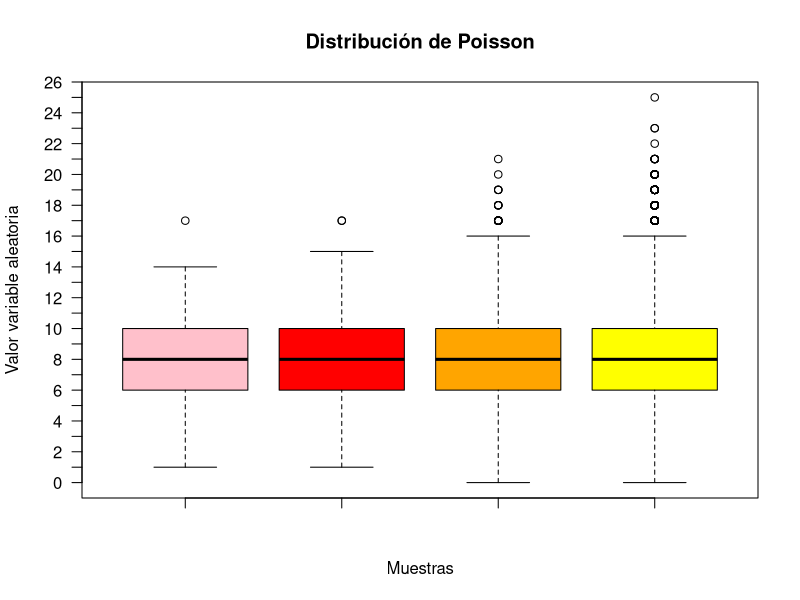
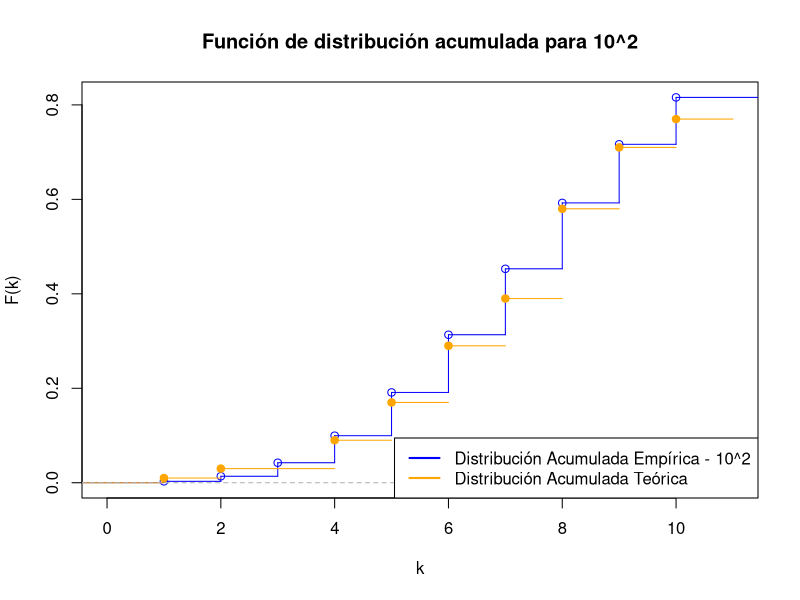
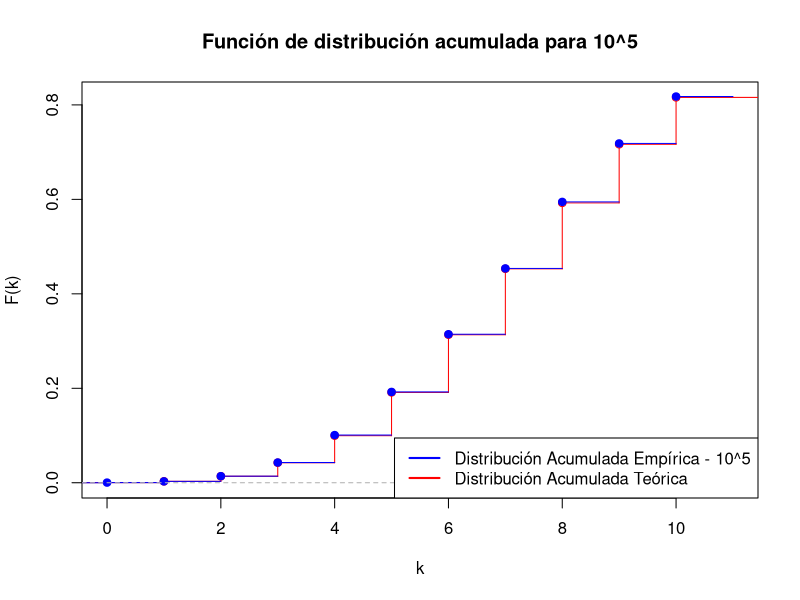
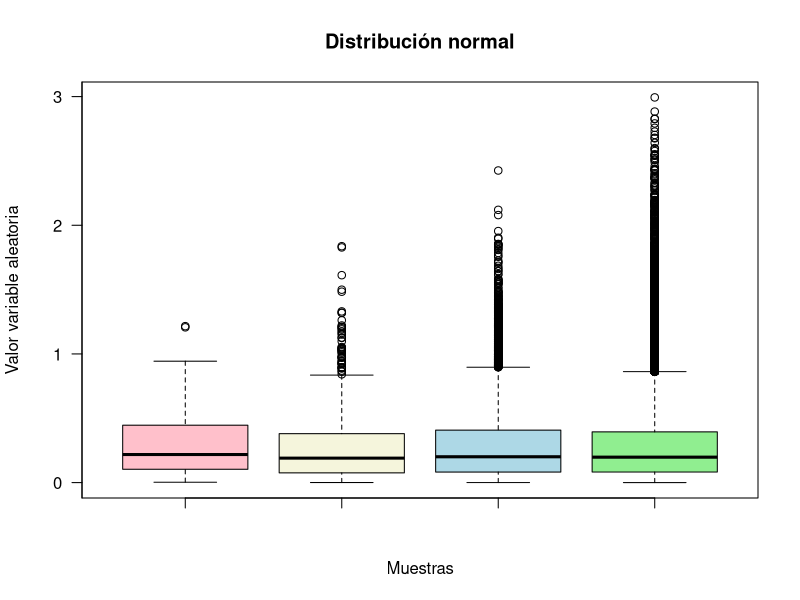
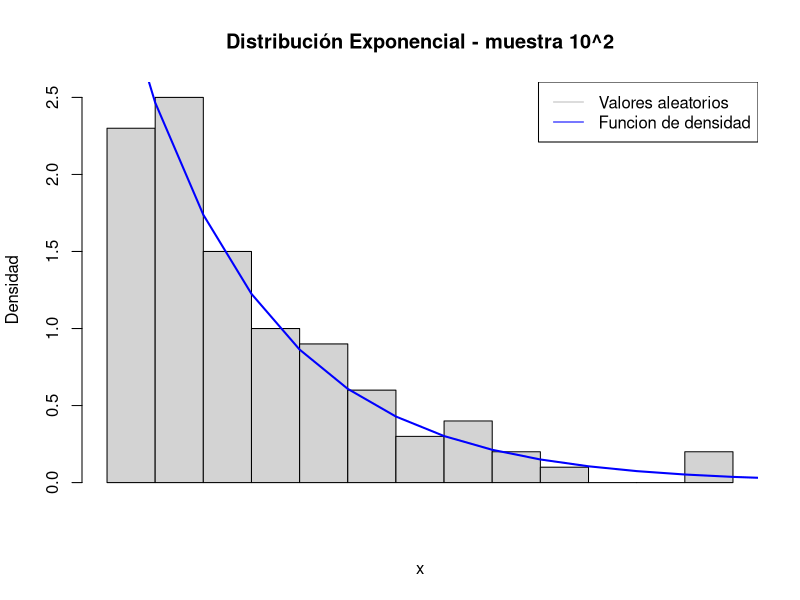
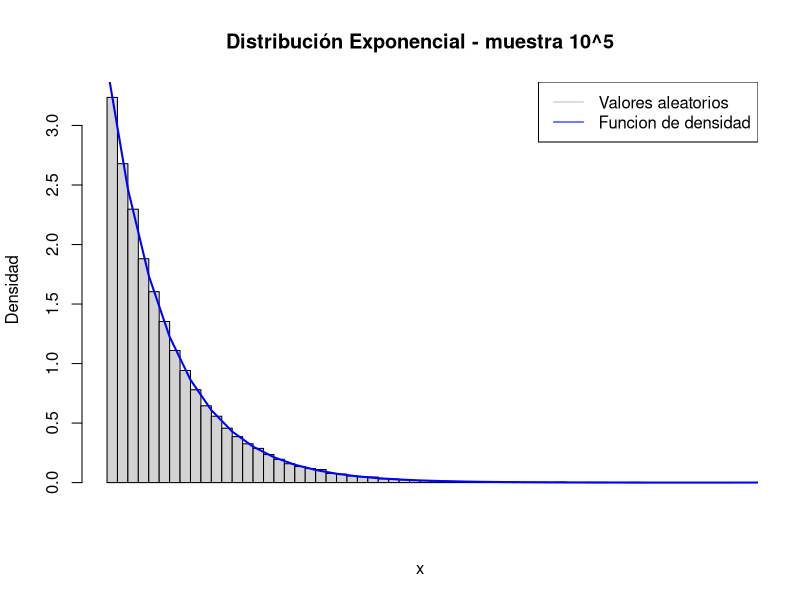

The R source for these figures, in order: (Note: this script raises an error after producing the figures.)
# EJ 1
# distribución poisson (lambda = 8 ) 
# n = 10 ^ (2 al 5)
# rpois(
#       n,     Numero de observaciones aleatorias a ser generadas
#       lambda, vector de medias no negativas )

# Generamos 4 constantes "a", "b", "c" y "d" aplicando la distribución de poisson
# para los tamaños de muestra 10^2, 10^3, 10^4 y 10^5 respectivamente
a = rpois(10^2,lambda = 8)
b = rpois(10^3,lambda = 8)
c = rpois(10^4,lambda = 8)
d = rpois(10^5,lambda = 8)

# Con boxplot generamos el gráfico de cajas agregado color para distiguir 
# cada gráfico y borramos el eje "y" para agregar uno más exacto
boxplot(#values ~ group,
  #data,
  a,b,c,d,
  col = c("pink",
          "red", 
          "orange", 
          "yellow"),
  main = "Distribución de Poisson",
  xlab = "Muestras",
  ylab = "Valor variable aleatoria",
  yaxt='n')

# Agregamos eje "y" mas exacto
axis(2, at=seq(0, 30, 1),las=2)

#Mostramos los datos particulares de cada una de los boxplot obtenidos.
boxplot.stats(a)
boxplot.stats(b)
boxplot.stats(c)
boxplot.stats(d)

# Utilizamos "mean" para calcular la esperanza empírica de cada muestra
# y guardamos cada resultado para su posterior comparación
espA = mean(a)
espB = mean(b)
espC = mean(c)
espD = mean(d)

# Por el teórico se sabe que lambda coincide con la esperanza teórica
espT = 8

# Se compara el valor teórico contra el valor empirico obtenido en cada caso
comparEA = espA - espT
comparEB = espB - espT
comparEC = espC - espT
comparED = espD - espT
# Se observa que en efecto cuando se aumenta la cantidad de ensayos el resultado se parece más al teorico

# Utilizamos el comando "var" para calcular la varainza empírica de cada muestra
# y guardamos cada resultado para su posterior comparación
varA = var(a)
varB = var(b)
varC = var(c)
varD = var(d)

# Por el teórico se sabe que lambda coincide con el valor de la varianza
varT = 8

# Se compara el valor teorico de la varianza contra el valor empirico obtenido en cada caso
comparVA = varA - varT
comparVB = varB - varT
comparVC = varC - varT
comparVD = varD - varT
# Se observa que en efecto cuando se aumenta la cantidad de ensayos el resultado se parece más al teorico

# Con "ecdf" calculamos la distribución empírica para las muestras
# de tamaño 10^2 y 10^5
distA = ecdf(a)
distD = ecdf(d)

# Utilizamos "stepfun" con una lista de 1 a 10 junto a ppois para obetner
# obtener la funcion de distribucion acumulada teorica y poder graficarla
# utilizando "plot". genrando los escalones caracteristicos. Nos aseguramos
# de eliminar las verticales y de agregar las etiquetas correspondientes
plot(stepfun(c(1:10),ppois(c(0,1:10), lambda = 8)), 
     main = "Función de distribución acumulada para 10^2", 
     xlab = "k",
     ylab = "F(k)",
     col="blue")


# Sobre el grafico anterior graficamos nuestra desitribucion empirica 
# con tamaño de muestera 10^2 que obtuvimos previmante con un color
# diferente para distinguirla de la distribucion teorica
lines(distA, col="orange")

# Agregamos una leyenda para hacer mas clara la identificacion
# de los graficos
legend("bottomright", 
       legend = c("Distribución Acumulada Empírica - 10^2",
                  "Distribución Acumulada Teórica"),
       lty = 1, col = c("blue","orange"), lwd = 2, box.lty =1)


# Analogamente al grafico anterior graficamos la distribucion acumulada teorica

plot(stepfun(c(1:10),ppois(c(0,1:10), lambda = 8)), 
     main = "Función de distribución acumulada para 10^5", 
     xlab = "k",
     ylab = "F(k)",
     col="red")
lines(distD, col="blue")
legend("bottomright", 
       legend = c("Distribución Acumulada Empírica - 10^5",
                  "Distribución Acumulada Teórica"),
       lty = 1, col = c("blue","red"), lwd = 2, box.lty =1)



#---------------------------------------------------------------------------------------

# EJ 2
# Distribucion Exponencial(3.5)
# n = 10 ^ (2 al 5)

# Antes de generar las distribuciones fijamos una semilla para que las salidas sean reproducibles
set.seed(3.5)

# Generamos 4 constantes "a", "b", "c" y "d" aplicando la distribucion exponencial
# para los tamanos de muestra 10^2, 10^3, 10^4 y 10^5 respectivamente
a = rexp(10^2, rate = 3.5)
b = rexp(10^3, rate = 3.5)
c = rexp(10^4, rate = 3.5)
d = rexp(10^5, rate = 3.5)


# Con boxplot generamos el grÃ¡fico de cajas agregado color para distiguir 
# cada grafico y borramos el eje "y" para agregar uno mas exacto, al igual
# que lo hicimos con la distribucion de poisson
boxplot(#values ~ group,
  #data,
  a,b,c,d,
  col = c("pink",
          "beige", 
          "lightblue", 
          "lightgreen"),
  main = "Distribución normal",
  xlab = "Muestras",
  ylab = "Valor variable aleatoria", 
  yaxt='n')

# Agregamos eje "y" mas exacto
axis(2, at=seq(-20, 20, 1),las=2)

# Obtenemos los stats de cada boxplot para analizar
boxplot.stats(a)
boxplot.stats(b)
boxplot.stats(c)
boxplot.stats(d)

# Como estamos trabajando con la dsitribucion exponencial, sabemos que la esperanza
# teorica se calcula como 1/lambda o 1/rate
espT = (1/3.5)

# Se utiliza "mean" para calcular la esperanza empirica
espA = mean(a)
espB = mean(b)
espC = mean(c)
espD = mean(d)

# La varianza teorica se calcula como 1/lambda^2 en este caso (3.5^2)
varT = (1/(3.5^2))

# Varianza Empirica
# Se utiliza "var" para calcular la varianza empirica
varA = var(a)
varB = var(b)
varC = var(c)
varD = var(d)

# Histogramas
# Generamos un histograma con los valores obtenidos de ralizar los experimentos aleatorios
# Rejilla del eje X
x <- seq(0, 8, 0.1)
# Histograma para  muestra 10^2
hist(a, 
     main="Distribución Exponencial - muestra 10^2",
     breaks = 10, 
     xaxt="n",
     ylab="Densidad",
     xlab="x",
     freq=FALSE)
# Dibujamos una linea con la funcion de densidad
lines(x, dexp(x, rate = 3.5), col = "blue", lty = 1, lwd = 2)

# Agregamos una leyenda
legend("topright", 
       legend = c("Valores aleatorios",
                  "Funcion de densidad"),
       lty = 1, col = c("grey","blue"), lwd =1, box.lty =1)


# Realizamos el histograma para el tamaño de muestra 10^5 analogamente al 10^2
# Rejilla del eje X
x <- seq(0, 8, 0.1)

# Histograma para  muestra 10^5
hist(d, 
     main="Distribución Exponencial - muestra 10^5",
     ylab="Densidad",
     xlab="x",
     breaks = 50,
     xaxt="n", 
     freq=FALSE)
# Dibujamos una linea con la funcion de densidad
lines(x, dexp(x, rate = 3.5), col = "blue", lty = 1, lwd = 2)

# Agregamos una leyenda
legend("topright", 
       legend = c("Valores aleatorios",
                  "Funcion de densidad"),
       lty = 1, col = c("grey","blue"), lwd =1, box.lty =1)

# Pintamos debajo de la grafica
#polygon(x, 
#        dexp(x, rate = 3.5), 
#        col = rgb(0, 0, 1, alpha = 0.5))
#axis(1, at=seq(-20, 10, 1),las=1)

#------------------------------------------------------------------------------------

# EJ 3
# Distribución Exponencial(3.5)

# PT 1) n = 10 ^ 3
# Generamos una constante con valores aleatorios para la variable con distribución normal
a = rexp(10^3,-4, sqrt(16)) 
# Calculamos la media empírica de los valoreas aleatorias de a
muEmp = mean(a) 
# Guradamos la media teórica 
muTeo = -4
# Guardamos desviación estandar teórica
desvTeo = sqrt(16)
# Valor estandarizado de mediana empírica
medEsta = sqrt(1000) * ((muEmp - muTeo)/desvTeo)

# PT 2)

# Para la parte 2 realizamos un loop for para realizar los calculos de la parte "A" y guardarlas en un array 
promEst <- 0
for(i in 1:500){
  ab = rnorm(10^3,-4, sqrt(16))
  muEmpb = mean(ab) 
  promEst[i] <- sqrt(10^3) * ((muEmpb - muTeo)/desvTeo)
}

# Presentamos en un histograma los valores obtenidos en el loop
s = seq(-4, 4, 0.1)
hist(promEst,
     main="Promedio estandarizados y distribuciÃ³n normal estandar",
     breaks = 50,
     xaxt="n",
     ylab="Densidad",
     xlab="x",
     freq=FALSE)

# Sobre el histograma graficamos la densidad de la distribución normal estandard
lines(s, 
      dnorm(s, mean = 0, sd = 1),
      lty = 1, 
      lwd = 2)
polygon(s, 
        dnorm(s, mean = 0, sd = 1), 
        col = rgb(1, 0, 0, alpha = 0.5))

# Por último agregamos una leyenda para visualizar claramente los resultados  y cambiamos la escala del eje
axis(1, at=s,las=1)
legend("topleft", 
       legend = c("Promedio estandarizado",
                  "DistribuciÃ³n normal estandar"),
       lty = 1, col = c("grey","red"), lwd =1, box.lty =1)


# Ejercicio 2
# Distrubucion continua: Exponencial (lambda=3,5)

############################## Parte A #######################################

# La función rexp para generar muestras con distribución exponencial tiene dos parámetros: n y rate.
# n es el tamano
# rate es la tasa de crecimiento (lambda). 

lambda = 3.5

# Se generan 4 muestras aleatorias aplicando la distribución exponencial para los tamanos de 
# muestra 10^2, 10^3, 10^4 y 10^5 respectivamente
a = rexp(10^2, lambda)
b = rexp(10^3, lambda)
c = rexp(10^4, lambda)
d = rexp(10^5, lambda)

# Con boxplot generamos el gráfico de cajas agregado color para distiguir 
# cada gráfico y borramos el eje "y" para agregar uno más exacto
boxplot(
  a,b,c,d,
  col = c("darkseagreen1",
          "darkseagreen2", 
          "darkseagreen3", 
          "darkseagreen4"),
  main = "Distribución Exponencial",
  xlab = "Muestras",
  ylab = "Valor variable aleatoria",
  yaxt='n')

# Mostramos los datos particulares de cada una de las muestras obtenidas.
boxplot.stats(a)
boxplot.stats(b)
boxplot.stats(c)
boxplot.stats(d)

# Agregamos eje "y" mas exacto
axis(2, at=seq(0, 10, 0.2),las=2)

median(a) # 0.1972078 $conf[1] 0.1610968 0.2333188
median(b) # 0.2024430 $conf[1] 0.1870399 0.2178462
median(c) # 0.1995386 $conf[1] 0.1945816 0.2044957
median(d) # 0.1983504 $conf [1] 0.1967769 0.1999239

############################## Parte B #######################################
# Utilizamos "mean" para calcular la esperanza empírica de cada muestra
# y guardamos cada resultado para su posterior comparación
espA = mean(a)
espB = mean(b)
espC = mean(c)
espD = mean(d)

# Esperanza teórica: E(X) = 1/lambda
espT = 1/lambda

# Se compara el valor teórico contra el valor empirico obtenido en cada caso
comparEA = espA - espT
comparEB = espB - espT
comparEC = espC - espT
comparED = espD - espT

# Utilizamos el comando "var" para calcular la varainza empírica de cada muestra
# y guardamos cada resultado para su posterior comparación
varA = var(a)
varB = var(b)
varC = var(c)
varD = var(d)

# Varianza teórica: Var(X) = 1/lambda^2
varT = 1/(lambda^2)

# Se compara el valor teorico de la varianza contra el valor empirico obtenido en cada caso
comparVA = varA - varT
comparVB = varB - varT
comparVC = varC - varT
comparVD = varD - varT

# Cuanto mas grande es la muestra la esperanza se acerca mas a la teórica. Lo mismo con la varianza

############################## Parte C #######################################
#Presentar para n = 100, en un mismo grafico, el histograma de los valores simulados y la densidad
#teorica de la variable simulada. Hacer otro grafico similar, pero para n = 10ˆ5

## dexp: La función en R para calcular la función de densidad de probabilidad exponencial de λ https://r-coder.com/distribucion-exponencial-r/

# Histogramas
# Generamos un histograma con los valores obtenidos de realizar los experimentos aleatorios
# Rejilla del eje X
x = seq(0, 8, 0.1)
# Histograma para  muestra 10^2
hist(a, 
     main="Distribución Exponencial - muestra 10^2",
     breaks = 20, 
     xaxt="n",
     ylab="Densidad",
     xlab="x",
     freq=FALSE)
# Dibujamos una línea con la función de densidad
lines(x, dexp(x, rate = 3.5), col = "blue", lty = 1, lwd = 2)

# Agregamos una leyenda
legend("topright", 
       legend = c("Valores aleatorios",
                  "Función de densidad"),
       lty = 1, col = c("grey","blue"), lwd =1, box.lty =1)

# Realizamos el histograma para el tamaño de muestra 10^5 análogamente al 10^2
# Rejilla del eje X
x = seq(0, 8, 0.1)

# Histograma para  muestra 10^5
hist(d, 
     main="Distribución Exponencial - muestra 10^5",
     ylab="Densidad",
     xlab="x",
     breaks = 50,
     xaxt="n", 
     freq=FALSE)

# Dibujamos una línea con la función de densidad
lines(x, dexp(x, rate = 3.5), col = "blue", lty = 1, lwd = 2)

# Agregamos una leyenda
legend("topright", 
       legend = c("Valores aleatorios",
                  "Función de densidad"),
       lty = 1, col = c("grey","blue"), lwd =1, box.lty =1)



